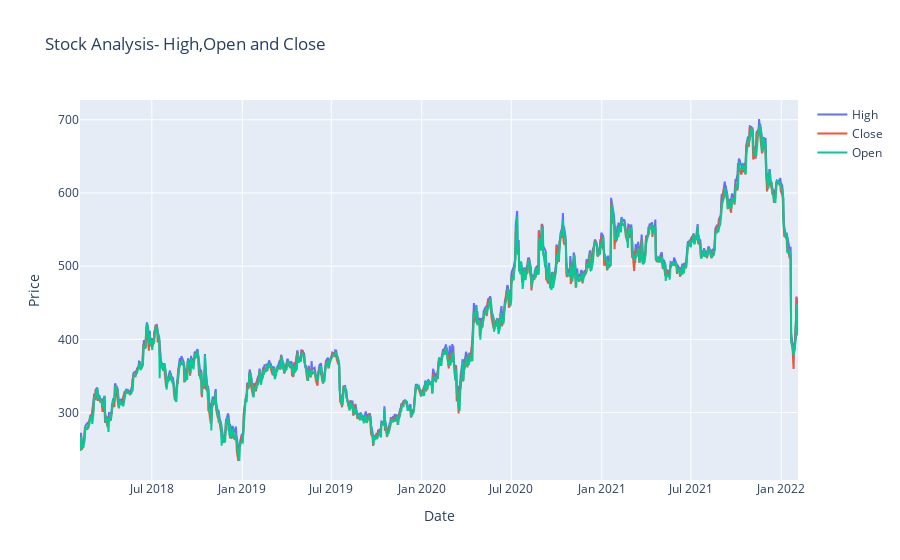

This figure's notebook cell:
### Code cell
#cloning the upper data into diff plot
high_trace=go.Scatter(x=NFLX.index,y=NFLX['High'],mode='lines',name='High')
Close_trace=go.Scatter(x=NFLX.index,y=NFLX['Close'],mode='lines',name='Close')
Open_trace=go.Scatter(x=NFLX.index,y=NFLX['Open'],mode='lines',name='Open')

# Create the layout
layout=go.Layout(title='Stock Analysis- High,Open and Close',
                 xaxis=dict(title='Date'),
                 yaxis=dict(title='Price'))

#displaying the plot
fig=go.Figure(data=[high_trace,Close_trace,Open_trace],layout=layout)
fig.show()

### Figure 1 — Plotly figure (JSON) as saved in the notebook; plotly's stock layout.template omitted (floating-point values rounded to 4 significant figures; data arrays with more than 128 entries replaced by an {"elided": "..."} marker saying what was removed)
{"data": [{"mode": "lines", "name": "High", "type": "scatter", "x": {"elided": "1009 str values"}, "y": {"elided": "1009 float values"}}, {"mode": "lines", "name": "Close", "type": "scatter", "x": {"elided": "1009 str values"}, "y": {"elided": "1009 float values"}}, {"mode": "lines", "name": "Open", "type": "scatter", "x": {"elided": "1009 str values"}, "y": {"elided": "1009 float values"}}], "layout": {"title": {"text": "Stock Analysis- High,Open and Close"}, "xaxis": {"title": {"text": "Date"}}, "yaxis": {"title": {"text": "Price"}}}}
